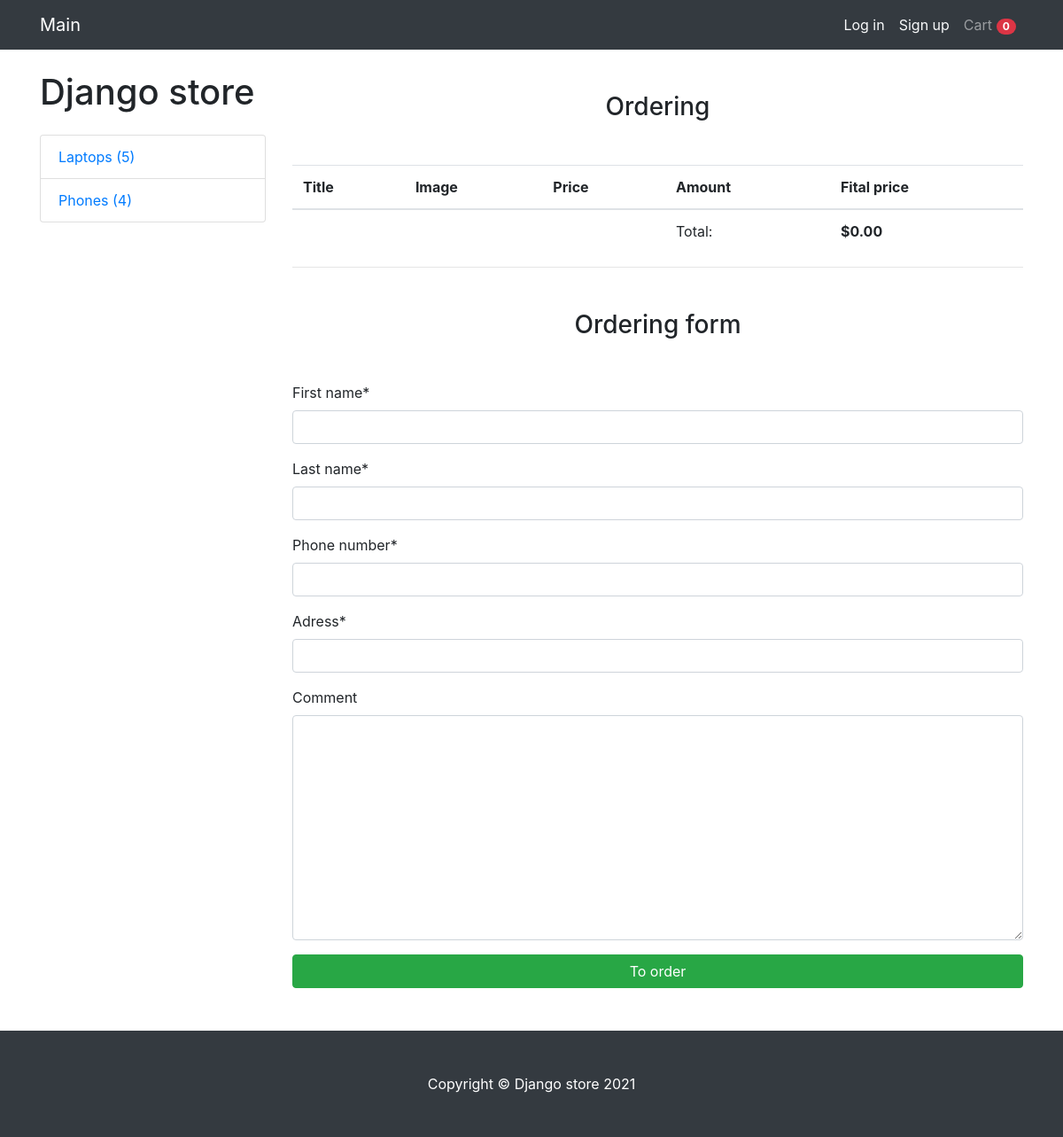
The app's page /checkout/ with its own data.
### MainApp/models.py (models this page shows, shortened)
class Cart(models.Model):
    owner = models.ForeignKey('Customer', null=True, verbose_name='Owner', on_delete=models.CASCADE)
    products = models.ManyToManyField(CartProduct, blank=True, related_name='related_cart')
    total_products = models.PositiveIntegerField(default=0)
    final_price = models.DecimalField(default=0, max_digits=9, decimal_places=2, verbose_name='Final Prize')
    in_order = models.BooleanField(default=False)
    for_anonymous_user = models.BooleanField(default=False)

class Category(models.Model):
    name = models.CharField(max_length=255, verbose_name='Category name')
    slug = models.SlugField(unique=True)
    objects = CategoryManager()
    def get_absolute_url(self):
        return reverse("category_detail", kwargs={"slug": self.slug})

### MainApp/views.py (the view)
# urls.py: path('checkout/', CheckoutView.as_view(), name='checkout'),
class CheckoutView(CartMixin, View):
    def get(self, request, *args, **kwargs):
        categories = Category.objects.get_categories_for_left_sidebar()
        form = OrderForm(request.POST or None)
        context = {
            'cart': self.cart,
            'categories': categories,
            'form': form
        }
        return render(request, 'checkout.html', context)

### MainApp/forms.py
class OrderForm(forms.ModelForm):
    class Meta:
        model = Order
        fields = (
            'first_name', 'last_name', 'phone_number', 'address', 'comment'
        )

### MainApp/mixins.py (called while the page is built)
    def dispatch(self, request, *args, **kwargs):
        if request.user.is_authenticated:
            customer = Customer.objects.filter(user=request.user).first()
            if not customer:
                customer= Customer.objects.create(
                    user=request.user
                )
            cart = Cart.objects.filter(owner=customer, in_order=False).first()
            if not cart:
                cart = Cart.objects.create(owner=customer)
        else:
            cart = Cart.objects.filter(for_anonymous_user=True).first()
            if not cart:
                cart = Cart.objects.create(for_anonymous_user=True)
        self.cart = cart
        return super().dispatch(request, *args, **kwargs)

### MainApp/models.py (called while the page is built)
def get_models_for_count(*model_names):
    return [models.Count(model_name) for model_name in model_names]

    def get_queryset(self):
        return super().get_queryset()

    def get_categories_for_left_sidebar(self):
        models = get_models_for_count('laptop', 'phone')
        qs = list(self.get_queryset().annotate(*models))
        data = [
            dict(name=c.name, url=c.get_absolute_url(), count=getattr(c, self.CATEGORY_NAME_COUNT_NAME[c.name]))
            for c in qs
        ]
        return data

### MainApp/templates/checkout.html (shortened to what this page needs)
{% extends 'base.html' %}
{% load crispy_forms_tags %}
{% block content %}
<h3 class="text-center mt-5 mb-5">Ordering</h3>
<table class="table">
  <thead>
    <tr>
      <th scope="col">Title</th>
      <th scope="col">Image</th>
      <th scope="col">Price</th>
      <th scope="col">Amount</th>
      <th scope="col">Fital price</th>
    </tr>
  </thead>
  <tbody>
    <tr>
      <td colspan="3"></td>
      <td>Total:</td>
      <th scope="col">${{ cart.final_price }}</th>
    </tr>
  </tbody>
</table>
<hr>
<h3 class="text-center mt-5 mb-5">Ordering form</h3>
<form action="{% url 'make_order' %}" method="POST">
    {{ form|crispy }}
    <input type="submit" class="btn btn-success btn-block mb-5" value="To order">
</form>
{% endblock content %}

### MainApp/templates/base.html (shortened to what this page needs)
<!DOCTYPE html>
<html lang="en">
<head>
  <link rel="stylesheet" href="https://maxcdn.bootstrapcdn.com/bootstrap/4.0.0/css/bootstrap.min.css">
</head>
<body>
  <nav class="navbar navbar-expand-lg navbar-dark bg-dark fixed-top">
    <div class="container">
      <a class="navbar-brand" href="/">Main</a>
      <div class="collapse navbar-collapse" id="navbarResponsive">
        <ul class="navbar-nav ml-auto">
          {% if not request.user.is_authenticated %}
            <li>
              <a class="nav-link text-light" href="{% url 'login' %}"</a>Log in</a>
            </li>
            <li>
              <a class="nav-link text-light" href="{% url 'registration' %}">Sign up</a>
            </li>
          {% endif %}
        </ul>
        <ul class="navbar-nav">
          <li class="nav-item">
            <a class="nav-link" href="{% url 'cart' %}">Cart <span class="badge badge-pill badge-danger">{{ cart.products.count }}</span></a>
          </li>
        </ul>
      </div>
    </div>
  </nav>
  <div class="container">
    <div class="row">
      <div class="col-lg-3">
        <h1 class="my-4">Django store</h1>
        <div class="list-group">
          {% for category in categories %}
          <a href="{{ category.url }}" class="list-group-item">{{ category.name }} ({{ category.count }})</a>
          {% endfor %}
        </div>
      </div>
      <div class="col-lg-9">
        {% block content %}{% endblock content %}
      </div>
    </div>
  </div>
  <footer class="py-5 bg-dark">
    <div class="container">
      <p class="m-0 text-center text-white">Copyright &copy; Django store 2021</p>
    </div>
  </footer>
</body>
</html>

### MainApp/templates/base.html (style rules this page uses)
body { padding-top: 56px; }

### records on screen
Cart: products.count "0", final_price "0.00"
Category: name "Laptops"
Category: name "Phones"

### other values on screen
{{ category.count }} "5" "4"
